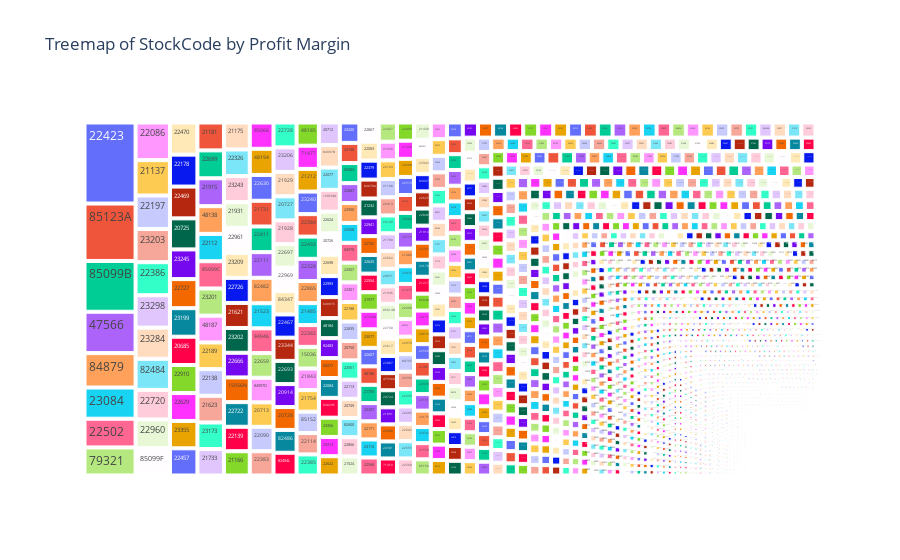

Notebook code for this chart:
### Code cell
def plot_treemap(df, group_col, value_col, title, color_col=None, color_scale='viridis'):
    # Ensure that the 'ProfitMargin' is numeric
    df[value_col] = pd.to_numeric(df[value_col], errors='coerce')

    # Drop rows where the group column or value column are null
    df_clean = df.dropna(subset=[group_col, value_col])

    # Group data and calculate the sum of the value column
    if color_col is None:
        grouped_data = df_clean.groupby(group_col)[value_col].sum().reset_index()
    else:
        grouped_data = df_clean.groupby([group_col, color_col])[value_col].sum().reset_index()

    # Ensure that the group column is treated as categorical
    grouped_data[group_col] = grouped_data[group_col].astype(str)

    # Create the Treemap chart using plotly
    fig = px.treemap(
        grouped_data,
        path=[group_col],  # Define the hierarchy (grouping by StockCode)
        values=value_col,  # Values to size the blocks by (ProfitMargin)
        color=color_col,  #color the blocks by the specified column
        color_continuous_scale=color_scale,  # Color scale for the blocks
        title=title  # Title of the treemap
    )

    # Show the Treemap
    fig.show()


plot_treemap(df, 'StockCode', 'ProfitMargin', 'Treemap of StockCode by Profit Margin')

### Figure 1 — Plotly figure (JSON) as saved in the notebook; plotly's stock layout.template omitted (floating-point values rounded to 4 significant figures; data arrays with more than 128 entries replaced by an {"elided": "..."} marker saying what was removed)
{"data": [{"branchvalues": "total", "domain": {"x": [0, 1], "y": [0, 1]}, "hovertemplate": "labels=%{label}<br>ProfitMargin=%{value}<br>parent=%{parent}<br>id=%{id}<extra></extra>", "ids": {"elided": "3676 str values"}, "labels": {"elided": "3676 str values"}, "name": "", "parents": {"elided": "3676 str values"}, "type": "treemap", "values": {"elided": "3676 float values"}}], "layout": {"legend": {"tracegroupgap": 0}, "title": {"text": "Treemap of StockCode by Profit Margin"}}}
